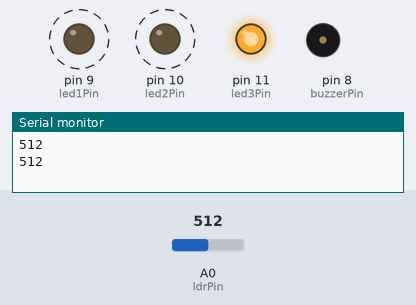
Bench run of a sketch on a simulated Arduino Uno, built with avr-gcc and run on an emulated ATmega328P. Shown: output pins drawn as LEDs (lit = HIGH), buzzer (waves = sounding), the last lines printed to the serial monitor. Dashed ring = blinking. Inputs (shaded band) come from the test bench; at power-on: A0 (ldrPin) = 512.

Above: at 2.2 s.
2.3 s: A0 (ldrPin) set to 1007
5.8 s: A0 (ldrPin) set to 1020
At 7.4 s:
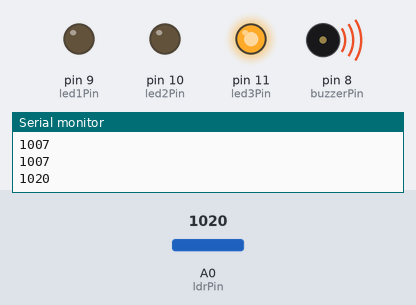
10.6 s: A0 (ldrPin) set to 900
At 13.8 s:
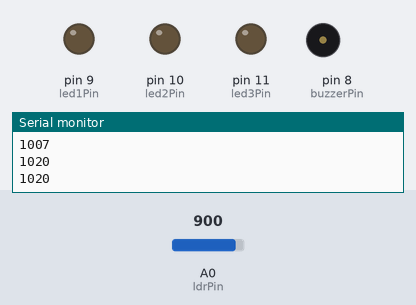
15.4 s: A0 (ldrPin) set to 1023
At 19.3 s:
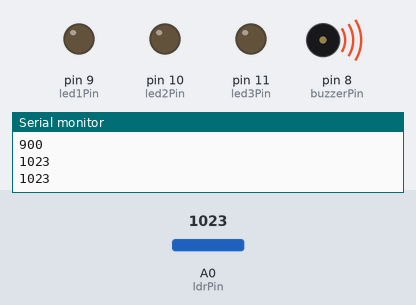
Timing chart, 0 to 19.9 s (numbered marks = the images above; inputs shaded):
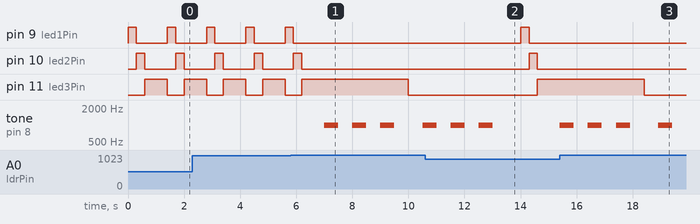

Measured:
- the behaviour switches between 1019 and 1020 on A0 (ldrPin) (found by bisection; images 0 and 1)
- after the input at 5.8 s, pin 9 (led1Pin): goes on until 5.9 s, then stays LOW; pin 10 (led2Pin): goes on until 6.2 s, then stays LOW; tone on pin 8 (buzzerPin): silent → 1000 Hz after 1.2 s, then repeats every 1.0 s: silent 0.50 s, 1000 Hz 0.50 s
- after the input at 10.6 s, pin 9 (led1Pin): LOW → HIGH after 3.4 s, → LOW 0.30 s later; pin 10 (led2Pin): LOW → HIGH after 3.7 s, → LOW 0.30 s later; pin 11 (led3Pin): LOW → HIGH after 4.0 s; tone on pin 8 (buzzerPin): goes on until 13.0 s, then stays silent
- after the input at 15.4 s, pin 9 (led1Pin), pin 10 (led2Pin): stops changing and stays LOW; tone on pin 8 (buzzerPin): plays 1000 Hz for 0.50 s, 1000 Hz for 0.50 s, 1000 Hz for 0.50 s, 1000 Hz for 0.50 s, starting at once
- by itself, pin 9 (led1Pin), pin 10 (led2Pin): alternates HIGH for 0.30 s and LOW for 1.1 s

The sketch:

Projeto_Espantapassaros.ino
```cpp
int buzzerPin = 8;    // Buzzer
int ldrPin = A0;      // LDR
int ldrValor = 0;
int limiteLuz = 1019;  // Limiar para considerar dia/noite

int led1Pin = 9;      // LED 1
int led2Pin = 10;     // LED 2
int led3Pin = 11;     // LED 3

void setup() {
  pinMode(buzzerPin, OUTPUT);
  pinMode(led1Pin, OUTPUT);
  pinMode(led2Pin, OUTPUT);
  pinMode(led3Pin, OUTPUT);
  Serial.begin(9600);
}

void loop() {
  ldrValor = analogRead(ldrPin);
  Serial.println(ldrValor);

  if (ldrValor > limiteLuz) {
    // É dia, toca buzzer e apaga LEDs
    for (int i = 0; i < 3; i++) {
      tone(buzzerPin, 1000);
      delay(500);
      noTone(buzzerPin);
      delay(500);
    }
    // Apaga todos os LEDs
    digitalWrite(led1Pin, LOW);
    digitalWrite(led2Pin, LOW);
    digitalWrite(led3Pin, LOW);
  } else {
    // É Noite, o Buzzer é desligado e os LEDs piscam alternadamente
    noTone(buzzerPin);

    digitalWrite(led1Pin, HIGH);
    digitalWrite(led2Pin, LOW);
    digitalWrite(led3Pin, LOW);
    delay(300);

    digitalWrite(led1Pin, LOW);
    digitalWrite(led2Pin, HIGH);
    digitalWrite(led3Pin, LOW);
    delay(300);

    digitalWrite(led1Pin, LOW);
    digitalWrite(led2Pin, LOW);
    digitalWrite(led3Pin, HIGH);
    delay(300);
  }

  delay(500);  // delay antes da próxima leitura
}
```
